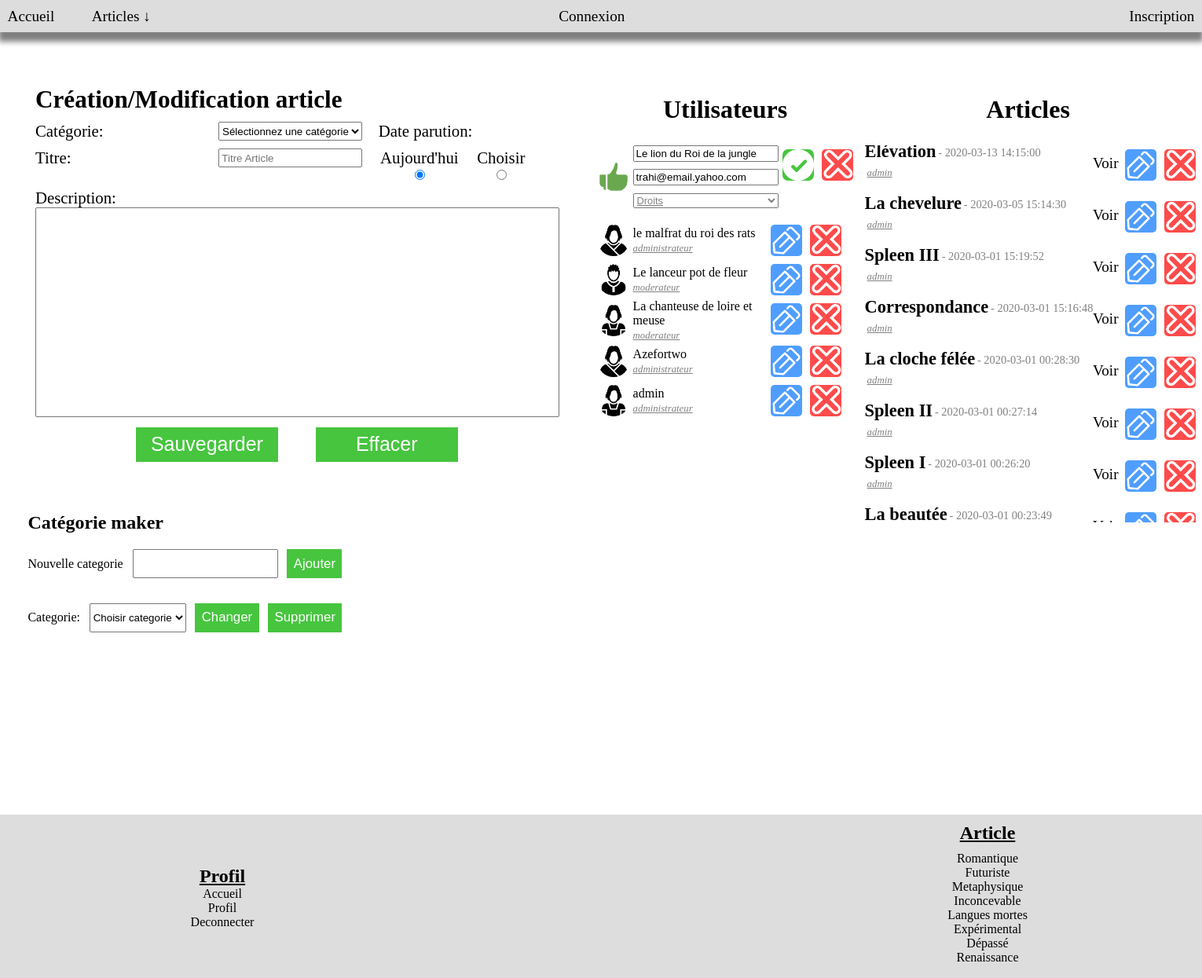
/admin.php?usr=1, run on the app's committed database.
### tables this page shows
CREATE TABLE IF NOT EXISTS `utilisateurs` (
  `id` int(11) NOT NULL AUTO_INCREMENT,
  `login` varchar(255) NOT NULL,
  `password` varchar(255) NOT NULL,
  `email` varchar(255) NOT NULL,
  `id_droits` int(11) NOT NULL,
  `avatar` varchar(250) NOT NULL,
  PRIMARY KEY (`id`)
);

CREATE TABLE IF NOT EXISTS `droits` (
  `id` int(11) NOT NULL,
  `nom` varchar(80) NOT NULL,
  PRIMARY KEY (`id`)
);

CREATE TABLE IF NOT EXISTS `articles` (
  `id` int(11) NOT NULL AUTO_INCREMENT,
  `article` text NOT NULL,
  `id_utilisateur` int(11) NOT NULL,
  `id_categorie` int(11) NOT NULL,
  `date` timestamp NOT NULL,
  `titre` varchar(250) NOT NULL,
  PRIMARY KEY (`id`)
);

CREATE TABLE IF NOT EXISTS `categories` (
  `id` int(11) NOT NULL AUTO_INCREMENT,
  `nom` varchar(80) NOT NULL,
  PRIMARY KEY (`id`)
);

### admin.php (the view, shortened to what this page needs)
<?php
	$stmt = new PDO("mysql:host=localhost;dbname=blog","root","");
	$user = $stmt->query("SELECT * , utilisateurs.id as id, nom as droit FROM utilisateurs
					INNER JOIN droits ON utilisateurs.id_droits = droits.id
					LIMIT 20")->fetchAll(PDO::FETCH_ASSOC);
?>
<html>
	<head>
		<link rel="stylesheet" type="text/css" href="stylesheet.css"/>
		<link rel="stylesheet" type="text/css" href="bootsamp.css"/>
	</head>
	<body>
		<header>
			<?php include("header.php"); ?>
		</header>
		<main class="flexr just-evenly center">
			<article>
			<?php
				if(isset($_GET["article-edit"]))
				{
					$article = $stmt->query("SELECT * , DATE_FORMAT(date,'%Y-%m-%dT%H:%i')
					as date_publication FROM articles WHERE id =".$_GET["article-edit"])->fetch(PDO::FETCH_ASSOC);
					?>
					<form action="" method="POST" id="article-form" class="flexc just-start admin-form">
						<h1>Création/Modification article</h1>
						<div class="flexr just-between">
							<div class="flexc just-start">
								<div class="flexr just-between input-zone">
									<label for="categorie">Catégorie: </label>
									<select name="article-crea-categorie">
										<option value="disabled" disabled>Sélectionnez une catégorie</option>
										<?php foreach($stmt->query("SELECT * FROM categories")->fetchAll(PDO::FETCH_ASSOC) as $categorie=>$infos) {
											if($infos["id"] == $article["id_categorie"]) { ?>
												<option value="<?= $infos["id"] ?>" selected><?= $infos["nom"] ?></option>
										<?php }
											else { ?>
												<option value="<?= $infos["id"] ?>"><?= $infos["nom"] ?></option>
										<?php } }?>
									</select>
								</div>
								<div class="flexr just-between input-zone">
									<label for="titre">Titre: </label>
									<input type="text" name="titre" placeholder="Titre Article" value="<?= $article["titre"] ?>"/>
								</div>
							</div>
							<div class="flexc just-start input-zone" id="article-crea-date">
								<label for="article-crea-date">Date parution: </label>
								<span class="flexr just-start">
									<div class="flexc just-center">
										<label for="article-crea-date-aujourdhui">Aujourd'hui</label>
										<input type="radio" name="article-crea-date-parution" class="center" value="aujourdhui" id="article-crea-date-aujourdhui" required/>
									</div>
									<div class="flexc just-center">
										<label for="article-crea-date-choisir">Choisir</label>
										<input type="radio" name="article-crea-date-parution" class="center" id="article-crea-date-choisir" checked/>
										<input type="datetime-local" value="<?= $article["date_publication"] ?>" name="article-crea-date-choisir-parution" id="article-crea-date-choisir-parution"/></input>
									</div>
								</span>
							</div>
						</div>
						<div class="flexc just-start input-zone">
							<label for="article-crea-text">Description: </label>
							<textarea name="article-crea-text" rows="13" id="article-crea-text-area" required><?= $article["article"] ?></textarea>
						</div>
						<div class="flexr just-between input-zone center" id="article-crea-sub">
							<input type="submit" value="Modifier" name="article-crea-submit" id="article-crea-submit"/>
							<a href="admin.php" id="article-crea-effacer"> <input type="Button" value="Retour" /></a>
						</div>
					</form>
			<?php
				}
			else{ 	?>
				<form action="" method="post" id="article-form" class="flexc just-start admin-form">
					<h1>Création/Modification article</h1>
					<div class="flexr just-between">
						<div class="flexc just-start">
							<div class="flexr just-between input-zone">
								<label for="categorie">Catégorie: </label>
								<select name="article-crea-categorie">
									<option value="disabled" disabled selected>Sélectionnez une catégorie</option>
								</select>
							</div>
							<div class="flexr just-between input-zone">
								<label for="titre">Titre: </label>
								<input type="text" name="titre" placeholder="Titre Article"/>
							</div>
						</div>
						<div class="flexc just-start input-zone" id="article-crea-date">
							<label for="article-crea-date">Date parution: </label>
							<span class="flexr just-start">
								<div class="flexc just-center">
									<label for="article-crea-date-aujourdhui">Aujourd'hui</label>
									<input type="radio" name="article-crea-date-parution" class="center" value="aujourdhui" id="article-crea-date-aujourdhui"checked/>
								</div>
								<div class="flexc just-center">
									<label for="article-crea-date-choisir">Choisir</label>
									<input type="radio" name="article-crea-date-parution" class="center" id="article-crea-date-choisir"/>
								</div>
							</span>
						</div>
					</div>
					<div class="flexc just-start input-zone">
						<label for="article-crea-text">Description: </label>
						<textarea name="article-crea-text" rows="13" id="article-crea-text-area"></textarea>
					</div>
					<div class="flexr just-between input-zone center" id="article-crea-sub">
						<input type="submit" value="Sauvegarder" name="article-crea-submit" id="article-crea-submit"/>
						<input type="Reset" value="Effacer" id="article-crea-effacer"/>
					</div>
				</form>
			<?php } ?>
				<form action="" method="post" class="flexc just-center categorie-form" >
					<h1>Catégorie maker</h1>
					<div class="flexr just-between input-zone">
						<label for="newCategorie" class="center">Nouvelle categorie</label>
					<?php if(isset($_GET["categorie-change"]))
						{ ?>
							<input name="change-categorie" type="text" value = "<?= $stmt->query("SELECT nom FROM `categories` WHERE id =".$_GET["categorie-change"])->fetch()[0] ?>"/>
							<input type="submit" name="save-change" value="Modifier" class="categorie-btn"/>
					<?php }
						else
						{ ?>
							<input name="add-categorie" type="text"/>
							<input type="submit" name="categorie-ajouter" class="categorie-btn" value="Ajouter"/>
					<?php } ?>
					</div>
				</form>
				<form action="" method="post" class="flexc just-center categorie-form">
					<div class="flexr just-between">
						<label for="categorie" class="center">Categorie:</label>
						<select name="categorie">
							<option selected disabled>Choisir categorie</option>
						</select>
						<input type="submit" name="categorie-change" class="categorie-btn" value="Changer"/>
						<button value="Supprimer" class="categorie-btn" name="categorie-delete"/>Supprimer</b>
					</div>
				</form>
			</article>
			<article class="flexr just-between" >
				<div>
					<h1 id="admin-utilisateurs-title" class="center">Utilisateurs</h1>
					<div id="admin-user-zone">
					<?php foreach($user as $infos) {
							if(isset($_GET["usr"]) && $_GET["usr"] == $infos["id"]) {?>
								<form method="post" class="usr-id-edit flexr just-between center">
									<div class="flexr just-start">
										<img src="<?= $infos["avatar"]?>" class="admin-usr-image center"/>
										<div class="flexc just-between usr-name-log-edit">
											<input type="text" name="usr-login"  value="<?= $infos["login"]?>"/>
											<input type="text" name="usr-mail" class="usr-edit-mail" value="<?= $infos["email"] ?>"/>
											<select name="admin-usr-droit" class="admin-usr-droit">
												<option value="disabled" selected>Droits</option>
											</select>
										</div>
									</div>
									<span class="flexr just-evenly admin-usr-edit-zone">
										<input type="submit" value="" name="<?= $infos["id"] ?>"/>
										<a href="admin.php?delete=<?= $infos["id"] ?>">
											<img src="Images/assets/delete.png" class="admin-usr-delete-img"/>
										</a>
									</span>
								</form>
					<?php }
						else { ?>
						<span class="usr-id flexr just-between center">
							<div class="flexr just-start">
								<img src="<?= $infos["avatar"]?>" class="admin-usr-image center"/>
								<div class="flexc just-center">
									<p class="admin-usr-name"><?= $infos["login"] ?></p>
									<i class="admin-usr-droit"><?= $infos["droit"] ?></i>
								</div>
							</div>
							<span class="flexr just-evenly admin-usr-edit-zone">
								<a href="admin.php?usr=<?= $infos["id"] ?>">
									<img src="Images/assets/edit.png" class="admin-usr-edit-img"/>
								</a>
								<a href="admin.php?delete=<?= $infos["id"] ?>">
									<img src="Images/assets/delete.png" class="admin-usr-delete-img"/>
								</a>
							</span>
						</span>
					<?php }
					}?>
					</div>
				</div>
				<div class="flexc just-start">
					<h1 id="admin-utilisateurs-title" class="center">Articles</h1>
					<div id="admin-article-zone" class="wrap">
						<?php foreach($stmt->query("SELECT *, articles.id as article_id FROM articles INNER JOIN utilisateurs
									ON id_utilisateur= utilisateurs.id ORDER BY date DESC")->fetchAll(PDO::FETCH_ASSOC) as $article) {  ?>
							<div class="flexr just-between admin-article-manage">
								<div class="flexc just-center">
									<span class="flexr just-start">
										<p class="article-title"><?= $article["titre"] ?></p>
										<p class="article-date">- <?= $article["date"] ?></p>
									</span>
									<span class="flexr just-between article-infos-zone">
										<u class="article-createur"><i><?= $article["login"] ?></i></u>
										<a href="article.php?id=<?= $article["article_id"] ?>" class="a-null text-black">Voir</a>
									</span>
								</div>
								<div class="flexr just-center admin-usr-edit-zone">
									<a href="admin.php?article-edit=<?= $article["article_id"] ?>">
										<img src="Images/assets/edit.png" class="admin-usr-edit-img"/>
									</a>
									<a href="admin.php?article-delete=<?= $article["article_id"] ?>">
										<img src="Images/assets/delete.png" class="admin-usr-delete-img"/>
									</a>
								</div>
							</div>
						<?php } ?>
					</div>
				</div>
			</article>
		</main>
		<footer>
			<?php include("footer.php"); ?>
		</footer>
	</body>
</html>

### footer.php (shortened to what this page needs)
<nav class="flexr just-between">
	<div class="flexc center">
		<h1 class="center">Profil</h1>
		<a href="index.php" class="a-null text-black center">Accueil</a>
		<a href="profil.php" class="a-null text-black center">Profil</a>
		<a href="index.php?deco=true" class="a-null text-black center">Deconnecter</a>
	</div>
	<div class="flexc center" id="crea-article">
		<h1 class="center">Article</h1>
		<div class="flexc">
	<?php foreach ($stmt->query("SELECT * FROM categories")->fetchAll() as $categorie) { ?>
			<a href="articles.php?categorie= <?= $categorie[0] ?>" class="a-null text-black center"><?= $categorie[1] ?> </a>
			<?php } ?>
		</div>
	</div>
</nav>

### stylesheet.css (style rules this page uses)
body { margin:0px; padding:0px; }
header { background: #dddddd; box-shadow:0px 10px 7px 2px grey; max-height:2.6em; }
footer { background:#dddddd; }
footer nav { width:80%; margin:auto; }
footer nav div { flex-wrap:wrap; width:15em; }
footer nav a { transition:color 0.3s ease; }
footer nav div { margin:10px; }
footer nav h1 { margin:0px; text-decoration:underline; }
main { min-height:80vh; }
.admin-form { font-size:1.3em; }
#article-form { margin:2em; width:32em; }
#article-form h1 { margin-bottom:0; }
#article-form .input-zone { width:20em; max-width:20em; margin-top:0.5em; }
#article-form input { width:13.7em; }
#article-crea-text-area { height:20em; width:50em; resize:none; }
#article-crea-sub { width:50em; }
#article-crea-sub>input { cursor:pointer; width:45%; font-size:1.2em; color:white; background-color:#47c53f; border:3px solid #ffffff; padding:0.3em; transition:all 0.3s ease; }
#article-crea-date { margin-left:1em; }
#article-crea-date span { width:12em; text-align:center; margin-top:0.5em; }
#article-crea-date span div { width:5em; }
.usr-id { width:20em; align-self:center; transition:background 0.4s ease; border-radius:15px; }
.usr-name-log-edit { transition:background 0.4s ease; border-radius:15px; height:5em; }
.admin-usr-edit-zone img { width:40px; margin:5px; border-radius:5px; }
.admin-usr-edit-img { background:#4f9eff; }
.admin-usr-delete-img { background:#ff4b4b; }
.usr-id-edit input[type="submit"] { background-color:#47c53f; width:40px; height:3em; margin:5px; border:0px; border-radius:7px; background-image:url('Images/assets/save.png'); background-size:cover; }
.usr-edit-mail { margin-top:-1em; }
#admin-utilisateurs-title { text-align:center; font-size:2em; margin-top:2.5em; }
.admin-usr-image { width:40px; margin:5px; border-radius:50%; }
.admin-usr-name { margin-top:0em; }
.admin-usr-droit { margin-top:-1em; font-size:0.8em; color:grey; text-decoration:underline; }
#admin-user-zone { height:30em; overflow-Y:scroll; }
#admin-article-zone { margin-left:10px; overflow-Y:scroll; overflow-X:hidden; max-height:30em; }
.article-title { font-size:1.4em; height:0.5em; font-weight:bold; margin-top:-0.2em; }
.article-infos-zone { margin:3px; margin-top:-0.3em; }
.admin-article-manage { transition:all 0.4s ease; border-radius:15px; }
.admin-article-manage span { width:20em; }
.admin-article-manage span u { color:grey; font-size:0.8em; }
.admin-article-manage div span a { font-size:1.2em; position:relative; top:-1.5em; }
.article-date { font-size:0.9em; color:grey; position:relative; top:-0.9em; left:0.2em; }
.article-createur { margin-top:-1em; }
.categorie-form { width:25em; margin:2em; }
.categorie-btn { background:#47C53F; text-align:center; padding:0.5em; font-size:1.05em; color:white; transition:background 0.3s ease; max-width:7em; align-self:center; cursor:pointer; border:0px; }

### bootsamp.css (style rules this page uses)
.flexc { display:flex; flex-direction:column; }
.flexr { display:flex; flex-direction:row; }
.center { align-self:center; }
.just-center { justify-content:center; }
.just-between { justify-content:space-between; }
.just-evenly { justify-content:space-evenly; }
.just-start { justify-content:flex-start; }
.wrap { flex-wrap:wrap; }
.a-null { text-decoration:none; }
.text-black { color:black; }

### data on the page
utilisateurs: avatar (picture), usr-login "Le lion du Roi de la jungle", usr-mail "trahi@email.yahoo.com"
utilisateurs: avatar (picture), login "le malfrat du roi des rats", id_droits.nom "administrateur"
utilisateurs: avatar (picture), login "Le lanceur pot de fleur", id_droits.nom "moderateur"
utilisateurs: avatar (picture), login "La chanteuse de loire et meuse", id_droits.nom "moderateur"
utilisateurs: avatar (picture), login "Azefortwo", id_droits.nom "administrateur"
utilisateurs: avatar (picture), login "admin", id_droits.nom "administrateur"
articles: titre "Elévation", date "2020-03-13 14:15:00", id_utilisateur.login "admin"
articles: titre "La chevelure", date "2020-03-05 15:14:30", id_utilisateur.login "admin"
articles: titre "Spleen III", date "2020-03-01 15:19:52", id_utilisateur.login "admin"
articles: titre "Correspondance", date "2020-03-01 15:16:48", id_utilisateur.login "admin"
articles: titre "La cloche félée", date "2020-03-01 00:28:30", id_utilisateur.login "admin"
articles: titre "Spleen II", date "2020-03-01 00:27:14", id_utilisateur.login "admin"
articles: titre "Spleen I", date "2020-03-01 00:26:20", id_utilisateur.login "admin"
articles: titre "La beautée", date "2020-03-01 00:23:49"
categories: nom "Romantique"
categories: nom "Futuriste"
categories: nom "Metaphysique"
categories: nom "Inconcevable"
categories: nom "Langues mortes"
categories: nom "Expérimental"
categories: nom "Dépassé"
categories: nom "Renaissance"
